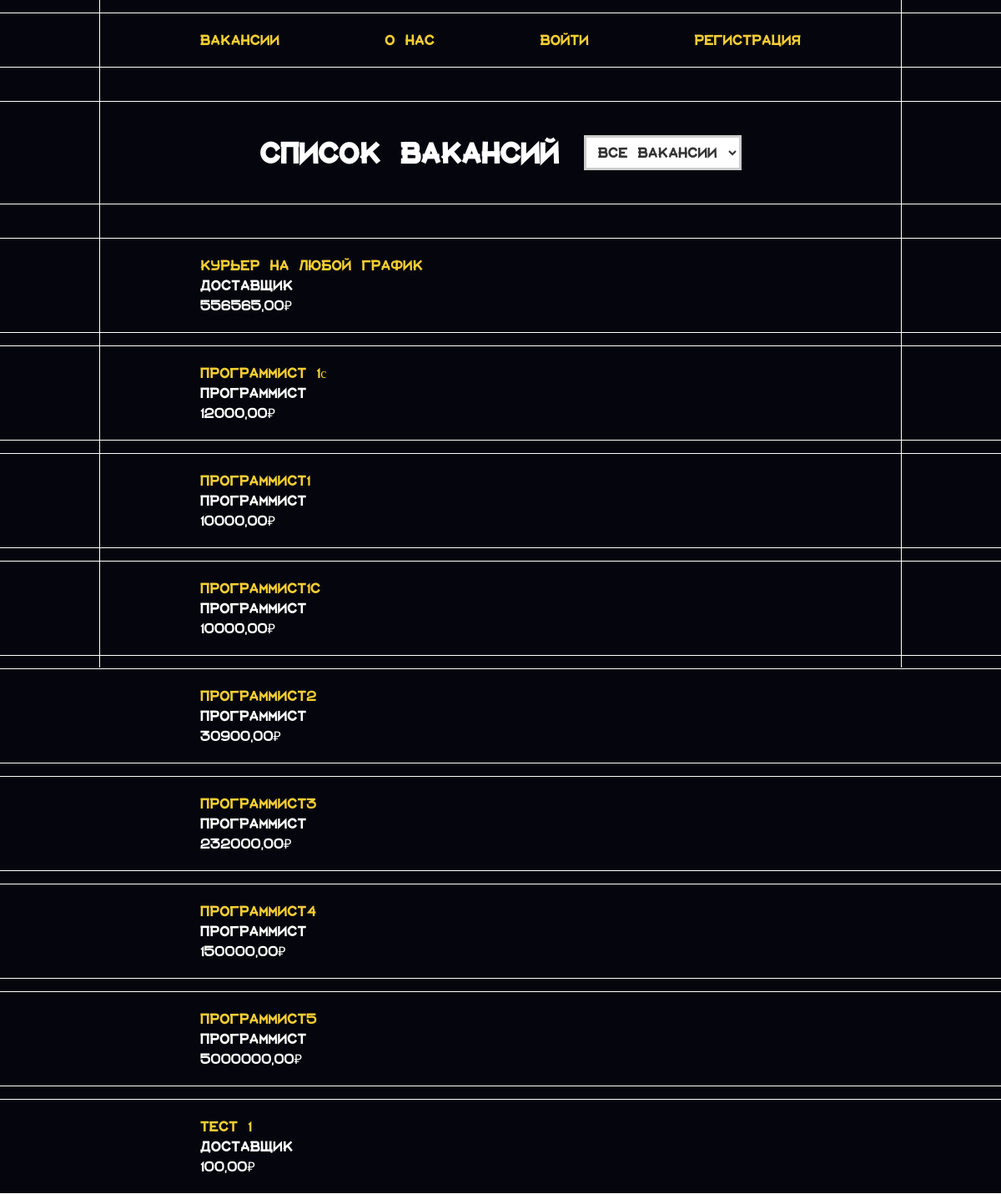
Before: /main/ with the older database file.
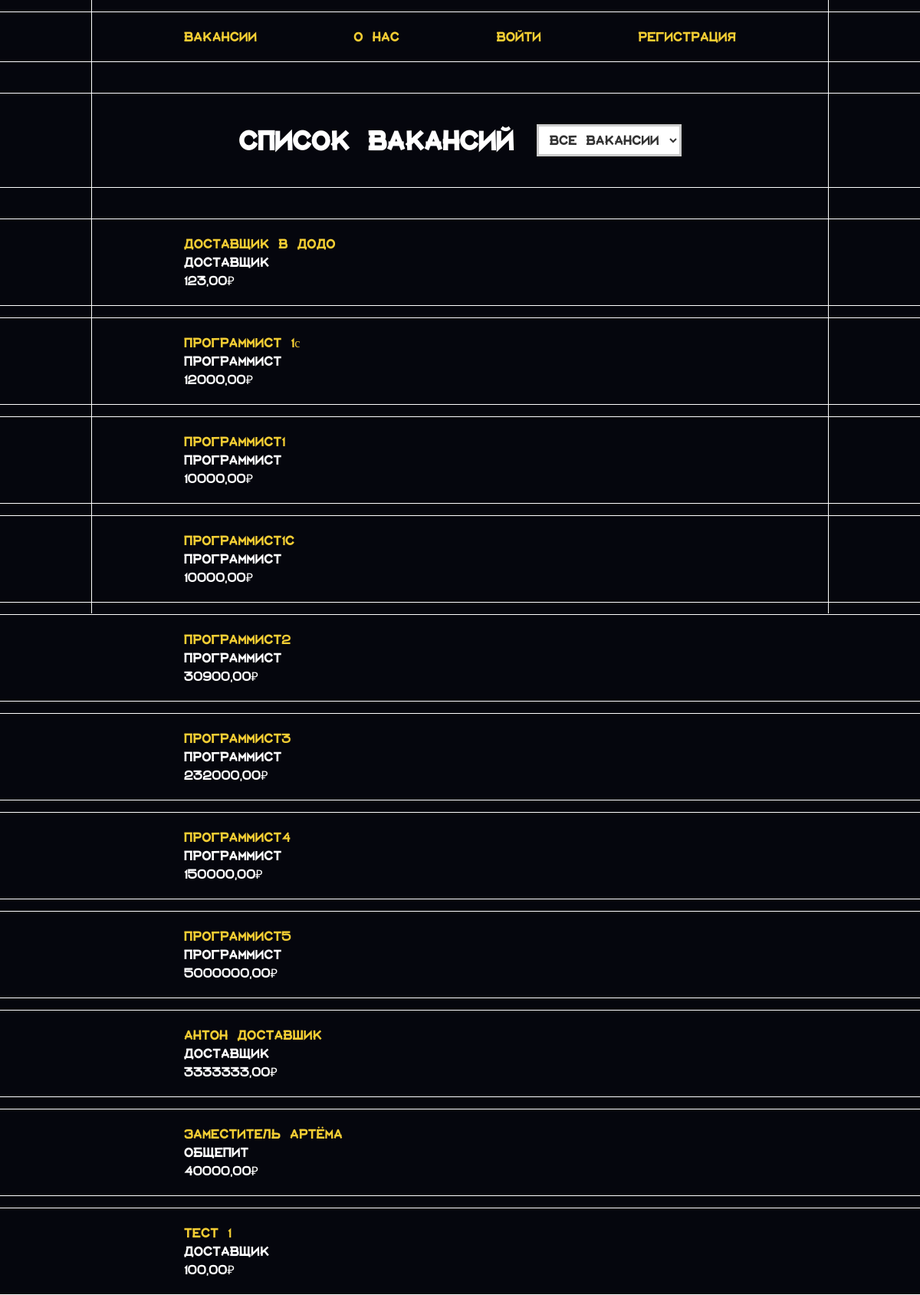
After: the same page with the newer database file.
### main/models.py (models this page shows, shortened)
class Vacancy(models.Model):
    job = models.ForeignKey(Job, related_name='job',
                            on_delete=models.CASCADE)
    name = models.CharField(max_length=100, db_index=True)
    slug = models.SlugField(max_length=100, unique=True, blank=True)
    description = models.TextField(blank=True)
    salary = models.DecimalField(max_digits=10, decimal_places=2, validators=[MinValueValidator(100.00)])
    available = models.BooleanField(default=True)
    created = models.DateField(auto_now_add=True)
    class Meta:
        ordering = ('name',)
        verbose_name = 'Вакансия'
        verbose_name_plural = 'Вакансии'

class Job(models.Model):
    name = models.CharField(max_length=100, db_index=True)
    slug = models.SlugField(max_length=100, unique=True)
    class Meta:
        ordering = ('name',)
        verbose_name = 'Работа'
        verbose_name_plural = 'Работы'

### main/views.py (the view)
# urls.py: path('', views.vacancy_list, name='vacancy_list'),
def vacancy_list(request):
    jobs = Job.objects.all()
    selected_job = request.GET.get('job')
    vacancies = Vacancy.objects.filter(available=True)
    if selected_job:
        vacancies = vacancies.filter(job__slug=selected_job)
    context = {
        'vacancies': vacancies,
        'jobs': jobs,
        'selected_job': selected_job,
    }
    return render(request, 'main/vacancy_list.html', context)

### main/templates/main/vacancy_list.html (shortened to what this page needs)
{% load static %}
<!DOCTYPE html>
<html lang="ru" class="page">
<head>
    <link rel="stylesheet" href="{% static 'main/css/main.css' %}">
    <link rel="stylesheet" href="{% static 'main/css/base.css' %}">
</head>
<body class="page__body">
    <div class="line_help">
        <div class="linee"></div>
    </div>
    <main>
        <div class="section">
            <nav class="nav">
                <a href="{% url 'vacancy_list' %}">Вакансии</a>
                <a href="{% url 'about' %}">О нас</a>
                {% if user.is_authenticated %}
                <span>{{ user.username }} ({{ user.get_role_display }})</span>
                {% if user.role == 'employer' %}
                <a href="{% url 'vacancy_create' %}" class="btn">Создать</a>
                {% endif %}
                <a href="{% url 'logout' %}">Выйти</a>
                {% else %}
                <a href="{% url 'login' %}">Войти</a>
                <a href="{% url 'register' %}" class="btn">Регистрация</a>
                {% endif %}
            </nav>
        </div>
        <div class="section list_nav">
            <h1 class="title">Список вакансий</h1>
            <form method="get">
                <select name="job" onchange="this.form.submit()" class="select">
                    <option value="">Все вакансии</option>
                </select>
            </form>
        </div>
        <div class="list">
            {% for vacancy in vacancies %}
            <div class="section">
                <div class="card">
                    <a href="{% url 'vacancy_detail' vacancy.slug %}">
                    </a>
                    <div>{{ vacancy.job.name }}</div>
                    <div>{{ vacancy.salary }}₽</div>
                </div>
            </div>
            {% empty %}
            <div class="card card--empty">Вакансий нет</div>
            {% endfor %}
        </div>
    </main>
</body>
</html>

### main/static/main/css/main.css (style rules this page uses)
main { width: 100%; display: flex; flex-direction: column; gap: 40px; margin-top: 15px; }
.list_nav { display: flex; gap: 30px; }
.card { width: 60%; }
form { margin: 20px 0; }
form .select { padding: 5px 10px; font-size: 16px; border: 3px solid #ccc; border-radius: 0; background-color: white; color: #333; cursor: pointer; transition: all 0.3s ease; width: 100%; }
form .select option { background-color: white; color: #333; border: none; }
form option:checked { background-color: #f3cd33; color: white; }
.list { display: flex; flex-direction: column; gap: 15px; }

### main/static/main/css/base.css (style rules this page uses)
* { margin: 0; font-family: "font"; }
html { width: 100%; height: 100%; }
main { width: 100%; display: flex; flex-direction: column; gap: 40px; margin-top: 15px; justify-content: start; }
.section { border-top: 1px solid rgb(255, 255, 255); border-bottom: 1px solid rgb(255, 255, 255); width: 100%; display: flex; align-items: center; justify-content: center; padding: 20px 0 20px 0; }
.line_help { position:fixed; height: 0vh; width: 100vw; display: flex; justify-content: center; z-index: -1; top: 0; }
.linee { width: 80%; height: 0vh; border-right: 1px solid rgb(255, 255, 255); border-left: 1px solid rgb(255, 255, 255); animation: growLine 1s ease forwards; }
.page__body { margin: 0; background: #05060d; color: #ffffff; min-height: 100%; width: 100%; display: flex; justify-content: center; align-items: center; flex-direction: column; }
a { color: transparent; -webkit-background-clip: text; background-image: linear-gradient(to bottom, #ffffff 50%, #f3cd33 50%); background-size: 100% 200%; background-position: bottom; text-decoration: none; transition: background-position 0.5s ease; }
nav { display: flex; justify-content: space-between; width: 60%; }

### main/templates/main/vacancy_list.html (style rules this page uses)
.page__body { justify-content: start; }

Changed rows visible on the page:
removed Vacancy: job.name "Доставщик", salary "556565,00"
added Vacancy: job.name "Доставщик", salary "123,00"
added Vacancy: job.name "Доставщик", salary "3333333,00"
added Vacancy: job.name "Общепит", salary "40000,00"
